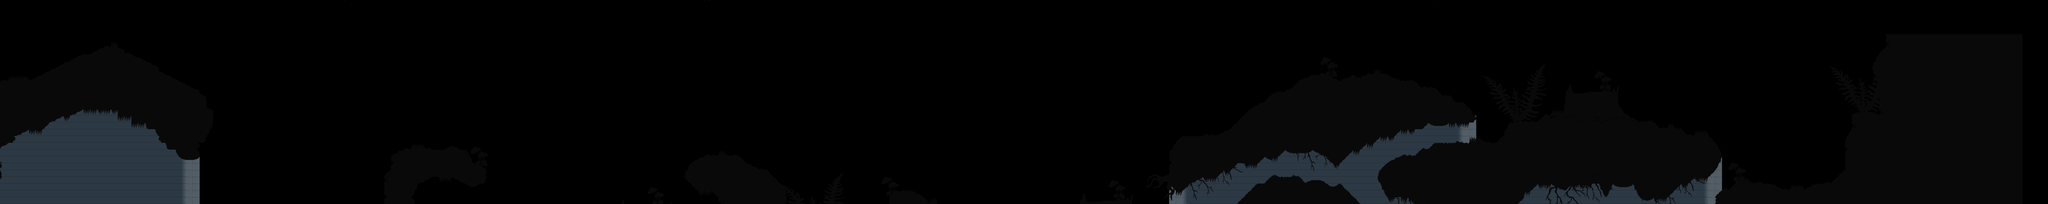

Rendered tile map (Tiled .tmx) drawn with the repository's tilesets; below, a short description and the map source with its tile grids summarised:
An orthogonal 300x30 tile map with 16x16 px tiles, 2 tile layers (Слой тайлов 2, Слой тайлов 1), 36 image layers.

<map version="1.0" orientation="orthogonal" renderorder="right-down" width="300" height="30" tilewidth="16" tileheight="16" nextobjectid="1">
 <tileset firstgid="1" name="mininicular" tilewidth="16" tileheight="16" tilecount="80" columns="4">
  <image source="тайлсеты/mininicular.png" width="64" height="320" />
 </tileset>
 <imagelayer name="Слой изображений 3" opacity="0.5" offsetx="97" offsety="0">
  <image source="1.png" width="841" height="560" />
 </imagelayer>
 <imagelayer name="Копия Слой изображений 3" opacity="0.5" offsetx="1717" offsety="0">
  <image source="1.png" width="841" height="560" />
 </imagelayer>
 <imagelayer name="Копия Копия Слой изображений 3" opacity="0.5" offsetx="2587" offsety="-2">
  <image source="1.png" width="841" height="560" />
 </imagelayer>
 <imagelayer name="Копия Копия Копия Слой изображений 3" opacity="0.5" offsetx="3363" offsety="2">
  <image source="1.png" width="841" height="560" />
 </imagelayer>
 <imagelayer name="Копия Копия Копия Копия Слой изображений 3" opacity="0.5" offsetx="4083" offsety="2">
  <image source="1.png" width="841" height="560" />
 </imagelayer>
 <imagelayer name="Копия Слой изображений 3" opacity="0.5" offsetx="892" offsety="-2">
  <image source="1.png" width="841" height="560" />
 </imagelayer>
 <imagelayer name="Слой изображений 2" opacity="0.7" offsetx="-197" offsety="0">
  <image source="1.png" trans="000000" width="841" height="560" />
 </imagelayer>
 <imagelayer name="Копия Слой изображений 2" opacity="0.7" offsetx="1587" offsety="0">
  <image source="1.png" trans="000000" width="841" height="560" />
 </imagelayer>
 <imagelayer name="Копия Копия Слой изображений 2" opacity="0.7" offsetx="2521" offsety="-2">
  <image source="1.png" trans="000000" width="841" height="560" />
 </imagelayer>
 <imagelayer name="Копия Копия Копия Слой изображений 2" opacity="0.7" offsetx="3413" offsety="-6">
  <image source="1.png" trans="000000" width="841" height="560" />
 </imagelayer>
 <imagelayer name="Копия Копия Копия Копия Слой изображений 2" opacity="0.7" offsetx="4157" offsety="-2">
  <image source="1.png" trans="000000" width="841" height="560" />
 </imagelayer>
 <imagelayer name="Копия Слой изображений 2" opacity="0.7" offsetx="807" offsety="0">
  <image source="1.png" trans="000000" width="841" height="560" />
 </imagelayer>
 <imagelayer name="Слой изображений 1" offsetx="-43" offsety="0">
  <image source="1.png" width="841" height="560" />
 </imagelayer>
 <imagelayer name="Копия Слой изображений 1" offsetx="1662.33" offsety="0">
  <image source="1.png" width="841" height="560" />
 </imagelayer>
 <imagelayer name="Копия Копия Слой изображений 1" offsetx="2404.33" offsety="-2">
  <image source="1.png" width="841" height="560" />
 </imagelayer>
 <imagelayer name="Копия Копия Копия Слой изображений 1" offsetx="3288.33" offsety="-2">
  <image source="1.png" width="841" height="560" />
 </imagelayer>
 <imagelayer name="Копия Копия Копия Копия Слой изображений 1" offsetx="4024.33" offsety="-2">
  <image source="1.png" width="841" height="560" />
 </imagelayer>
 <imagelayer name="Копия Слой изображений 1" offsetx="755" offsety="-4">
  <image source="1.png" width="841" height="560" />
 </imagelayer>
 <layer name="Слой тайлов 2" width="300" height="30" offsetx="-60" offsety="80">
  <data>[9000 cells, 1083 non-empty, 4 distinct tile ids]</data>
 </layer>
 <layer name="Слой тайлов 1" width="300" height="30" offsetx="-60" offsety="80">
  <data>[9000 cells, 3272 non-empty, 53 distinct tile ids]</data>
 </layer>
 <imagelayer name="пенек" offsetx="1411" offsety="440">
  <image source="пеньки/stump_1.png" width="206" height="144" />
 </imagelayer>
 <imagelayer name="Копия пенек" offsetx="3631" offsety="168">
  <image source="пеньки/stump_1.png" width="206" height="144" />
 </imagelayer>
 <imagelayer name="Копия пенек" offsetx="2492.67" offsety="424.667">
  <image source="пеньки/stump_1.png" width="206" height="144" />
 </imagelayer>
 <imagelayer name="гриб" offsetx="1102.67" offsety="344">
  <image source="пеньки/murshroom.png" width="42" height="57" />
 </imagelayer>
 <imagelayer name="Копия гриб" offsetx="3566.67" offsety="500">
  <image source="пеньки/murshroom.png" width="42" height="57" />
 </imagelayer>
 <imagelayer name="Копия Копия гриб" offsetx="3094.67" offsety="134">
  <image source="пеньки/murshroom.png" width="42" height="57" />
 </imagelayer>
 <imagelayer name="Копия Копия Копия гриб" offsetx="4050.67" offsety="382">
  <image source="пеньки/murshroom.png" width="42" height="57" />
 </imagelayer>
 <imagelayer name="Копия гриб" offsetx="2065.67" offsety="415">
  <image source="пеньки/murshroom.png" width="42" height="57" />
 </imagelayer>
 <imagelayer name="папоротник1" offsetx="24" offsety="44">
  <image source="растения/fern.png" width="184" height="128" />
 </imagelayer>
 <imagelayer name="Копия папоротник1" offsetx="2738" offsety="206">
  <image source="растения/fern.png" width="184" height="128" />
 </imagelayer>
 <imagelayer name="Копия папоротник1" offsetx="737.333" offsety="408">
  <image source="растения/fern.png" width="184" height="128" />
 </imagelayer>
 <imagelayer name="Копия Копия папоротник1" offsetx="1525.33" offsety="412">
  <image source="растения/fern.png" width="184" height="128" />
 </imagelayer>
 <imagelayer name="папоротник2" offsetx="1828" offsety="402.667">
  <image source="растения/fern2.png" width="153" height="151" />
 </imagelayer>
 <imagelayer name="Копия папоротник2" offsetx="3474" offsety="146.667">
  <image source="растения/fern2.png" width="153" height="151" />
 </imagelayer>
 <imagelayer name="Копия Копия папоротник2" offsetx="4286" offsety="124.667">
  <image source="растения/fern2.png" width="153" height="151" />
 </imagelayer>
 <imagelayer name="палочка" offsetx="2680" offsety="384">
  <image source="растения/stick.png" width="95" height="89" />
 </imagelayer>
 <imagelayer name="корень" offsetx="3024.67" offsety="284">
  <image source="растения/root.png" width="168" height="120" />
 </imagelayer>
 <imagelayer name="Копия корень" offsetx="3615.33" offsety="392">
  <image source="растения/root.png" width="168" height="120" />
 </imagelayer>
 <imagelayer name="Копия Копия корень" offsetx="2748.67" offsety="352">
  <image source="растения/root.png" width="168" height="120" />
 </imagelayer>
 <imagelayer name="Копия Копия Копия корень" offsetx="3260.67" offsety="389.333">
  <image source="растения/root.png" width="168" height="120" />
 </imagelayer>
 <imagelayer name="Копия Копия Копия Копия корень" offsetx="3831.33" offsety="378.667">
  <image source="растения/root.png" width="168" height="120" />
 </imagelayer>
 <imagelayer name="палочка2" offsetx="493" offsety="500">
  <image source="растения/stick2.png" width="205" height="58" />
 </imagelayer>
 <imagelayer name="дерево" offsetx="290.667" offsety="56">
  <image source="растения/tree.png" width="183" height="101" />
 </imagelayer>
 <imagelayer name="Копия дерево" offsetx="982.667" offsety="429.333">
  <image source="растения/tree.png" width="183" height="101" />
 </imagelayer>
 <imagelayer name="Копия Копия дерево" offsetx="2374.67" offsety="424">
  <image source="растения/tree.png" width="183" height="101" />
 </imagelayer>
 <imagelayer name="Копия Копия Копия дерево" offsetx="3150.67" offsety="90.6667">
  <image source="растения/tree.png" width="183" height="101" />
 </imagelayer>
 <imagelayer name="Копия Копия Копия Копия дерево" offsetx="4152" offsety="352">
  <image source="растения/tree.png" width="183" height="101" />
 </imagelayer>
</map>
